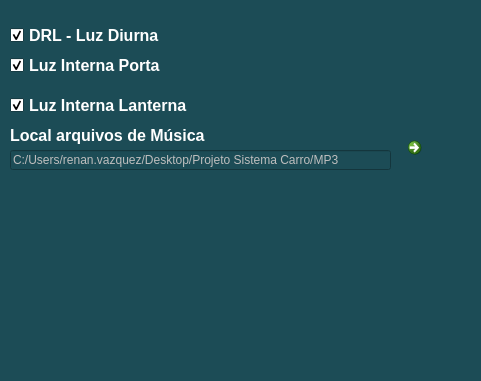
   <widget class="QWidget" name="wConfiguracoes" native="true">
    <property name="geometry">
     <rect>
      <x>110</x>
      <y>10</y>
      <width>481</width>
      <height>381</height>
     </rect>
    </property>
    <property name="palette">
     <palette>
      <active>
       <colorrole role="WindowText">
        <brush brushstyle="SolidPattern">
         <color alpha="255">
          <red>255</red>
          <green>255</green>
          <blue>255</blue>
         </color>
        </brush>
       </colorrole>
       <colorrole role="Button">
        <brush brushstyle="SolidPattern">
         <color alpha="255">
          <red>27</red>
          <green>27</green>
          <blue>27</blue>
         </color>
        </brush>
       </colorrole>
       <colorrole role="Midlight">
        <brush brushstyle="SolidPattern">
         <color alpha="255">
          <red>0</red>
          <green>0</green>
          <blue>0</blue>
         </color>
        </brush>
       </colorrole>
       <colorrole role="ButtonText">
        <brush brushstyle="SolidPattern">
         <color alpha="255">
          <red>255</red>
          <green>255</green>
          <blue>255</blue>
         </color>
        </brush>
       </colorrole>
       <colorrole role="Base">
        <brush brushstyle="SolidPattern">
         <color alpha="255">
          <red>255</red>
          <green>255</green>
          <blue>255</blue>
         </color>
        </brush>
       </colorrole>
       <colorrole role="Window">
        <brush brushstyle="SolidPattern">
         <color alpha="255">
          <red>28</red>
          <green>76</green>
          <blue>86</blue>
         </color>
        </brush>
       </colorrole>
       <colorrole role="AlternateBase">
        <brush brushstyle="SolidPattern">
         <color alpha="255">
          <red>0</red>
          <green>0</green>
          <blue>0</blue>
         </color>
        </brush>
       </colorrole>
      </active>
      <inactive>
       <colorrole role="WindowText">
        <brush brushstyle="SolidPattern">
         <color alpha="255">
          <red>255</red>
          <green>255</green>
          <blue>255</blue>
         </color>
        </brush>
       </colorrole>
       <colorrole role="Button">
        <brush brushstyle="SolidPattern">
         <color alpha="255">
          <red>27</red>
          <green>27</green>
          <blue>27</blue>
         </color>
        </brush>
       </colorrole>
       <colorrole role="Midlight">
        <brush brushstyle="SolidPattern">
         <color alpha="255">
          <red>0</red>
          <green>0</green>
          <blue>0</blue>
         </color>
        </brush>
       </colorrole>
       <colorrole role="ButtonText">
        <brush brushstyle="SolidPattern">
         <color alpha="255">
          <red>255</red>
          <green>255</green>
          <blue>255</blue>
         </color>
        </brush>
       </colorrole>
       <colorrole role="Base">
        <brush brushstyle="SolidPattern">
         <color alpha="255">
          <red>255</red>
          <green>255</green>
          <blue>255</blue>
         </color>
        </brush>
       </colorrole>
       <colorrole role="Window">
        <brush brushstyle="SolidPattern">
         <color alpha="255">
          <red>28</red>
          <green>76</green>
          <blue>86</blue>
         </color>
        </brush>
       </colorrole>
       <colorrole role="AlternateBase">
        <brush brushstyle="SolidPattern">
         <color alpha="255">
          <red>0</red>
          <green>0</green>
          <blue>0</blue>
         </color>
        </brush>
       </colorrole>
      </inactive>
      <disabled>
       <colorrole role="WindowText">
        <brush brushstyle="SolidPattern">
         <color alpha="255">
          <red>120</red>
          <green>120</green>
          <blue>120</blue>
         </color>
        </brush>
       </colorrole>
       <colorrole role="Button">
        <brush brushstyle="SolidPattern">
         <color alpha="255">
          <red>27</red>
          <green>27</green>
          <blue>27</blue>
         </color>
        </brush>
       </colorrole>
       <colorrole role="Midlight">
        <brush brushstyle="SolidPattern">
         <color alpha="255">
          <red>0</red>
          <green>0</green>
          <blue>0</blue>
         </color>
        </brush>
       </colorrole>
       <colorrole role="ButtonText">
        <brush brushstyle="SolidPattern">
         <color alpha="255">
          <red>120</red>
          <green>120</green>
          <blue>120</blue>
         </color>
        </brush>
       </colorrole>
       <colorrole role="Base">
        <brush brushstyle="SolidPattern">
         <color alpha="255">
          <red>28</red>
          <green>76</green>
          <blue>86</blue>
         </color>
        </brush>
       </colorrole>
       <colorrole role="Window">
        <brush brushstyle="SolidPattern">
         <color alpha="255">
          <red>28</red>
          <green>76</green>
          <blue>86</blue>
         </color>
        </brush>
       </colorrole>
       <colorrole role="AlternateBase">
        <brush brushstyle="SolidPattern">
         <color alpha="255">
          <red>0</red>
          <green>0</green>
          <blue>0</blue>
         </color>
        </brush>
       </colorrole>
      </disabled>
     </palette>
    </property>
    <property name="autoFillBackground">
     <bool>true</bool>
    </property>
    <widget class="QCheckBox" name="ckbDLR">
     <property name="geometry">
      <rect>
       <x>10</x>
       <y>10</y>
       <width>251</width>
       <height>51</height>
      </rect>
     </property>
     <property name="font">
      <font>
       <pointsize>12</pointsize>
       <weight>75</weight>
       <bold>true</bold>
      </font>
     </property>
     <property name="text">
      <string>DRL - Luz Diurna</string>
     </property>
     <property name="checked">
      <bool>true</bool>
     </property>
     <property name="tristate">
      <bool>false</bool>
     </property>
    </widget>
    <widget class="QCheckBox" name="ckbLuzInternaPorta">
     <property name="geometry">
      <rect>
       <x>10</x>
       <y>40</y>
       <width>251</width>
       <height>51</height>
      </rect>
     </property>
     <property name="font">
      <font>
       <pointsize>12</pointsize>
       <weight>75</weight>
       <bold>true</bold>
      </font>
     </property>
     <property name="text">
      <string>Luz Interna Porta</string>
     </property>
     <property name="checked">
      <bool>true</bool>
     </property>
     <property name="tristate">
      <bool>false</bool>
     </property>
    </widget>
    <widget class="QCheckBox" name="ckbLuzInternaLanterna">
     <property name="geometry">
      <rect>
       <x>10</x>
       <y>80</y>
       <width>251</width>
       <height>51</height>
      </rect>
     </property>
     <property name="font">
      <font>
       <pointsize>12</pointsize>
       <weight>75</weight>
       <bold>true</bold>
      </font>
     </property>
     <property name="text">
      <string>Luz Interna Lanterna</string>
     </property>
     <property name="checked">
      <bool>true</bool>
     </property>
     <property name="tristate">
      <bool>false</bool>
     </property>
    </widget>
    <widget class="QLabel" name="lblLocalArquivos">
     <property name="geometry">
      <rect>
       <x>10</x>
       <y>120</y>
       <width>291</width>
       <height>31</height>
      </rect>
     </property>
     <property name="font">
      <font>
       <pointsize>12</pointsize>
       <weight>75</weight>
       <bold>true</bold>
      </font>
     </property>
     <property name="text">
      <string>Local arquivos de Música</string>
     </property>
    </widget>
    <widget class="QLineEdit" name="edtLocalArquivos">
     <property name="enabled">
      <bool>false</bool>
     </property>
     <property name="geometry">
      <rect>
       <x>10</x>
       <y>150</y>
       <width>381</width>
       <height>20</height>
      </rect>
     </property>
     <property name="text">
      <string>C:/Users/renan.vazquez/Desktop/Projeto Sistema Carro/MP3</string>
     </property>
    </widget>
    <widget class="QCommandLinkButton" name="btnFolder">
     <property name="geometry">
      <rect>
       <x>400</x>
       <y>130</y>
       <width>51</width>
       <height>61</height>
      </rect>
     </property>
     <property name="text">
      <string/>
     </property>
     <property name="icon">
      <iconset>
       <normaloff>../Icones/mp3.png</normaloff>../Icones/mp3.png</iconset>
     </property>
     <property name="iconSize">
      <size>
       <width>40</width>
       <height>40</height>
      </size>
     </property>
    </widget>
    <widget class="QLabel" name="lblImagemKa">
     <property name="geometry">
      <rect>
       <x>100</x>
       <y>170</y>
       <width>291</width>
       <height>201</height>
      </rect>
     </property>
     <property name="text">
      <string/>
     </property>
     <property name="pixmap">
      <pixmap>../Icones/LanternaAcesa.png</pixmap>
     </property>
    </widget>
   </widget>
